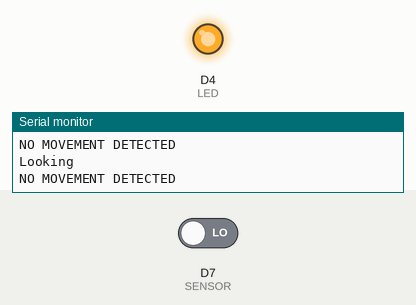
Recording of a sketch running on a simulated ESP8266 (NodeMCU). On the bench: output pins drawn as LEDs (lit = HIGH), the last lines printed to the serial monitor. The inputs (shaded band) are chosen by the test bench; at power-on: D7 (SENSOR) LOW. WiFi joins after 1.5 s; servers stay silent unless stated; uploads are accepted with an empty reply.

Above: at 11.2 s.
11.3 s: D7 (SENSOR) driven HIGH
At 12.7 s:
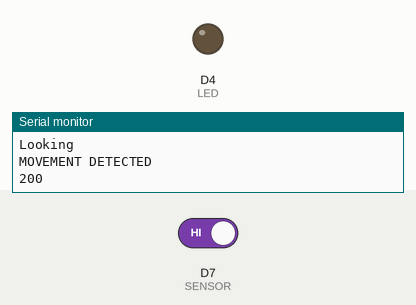
Timing chart, 0 to 14.3 s (numbered marks = the images above; inputs shaded):
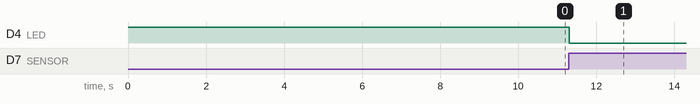

Measured:
- after the input at 11.3 s, D4 (LED): HIGH → LOW at once

The sketch:

hcsr501.ino
```cpp
#include <ESP8266WiFi.h>
#include <ESP8266HTTPClient.h>

const char *AREA = "livingroom";
const char *UNITNAME = "pir";

const char *SSID = "";
const char *PASSWORD = "";
const char *URL_WS = "";

#define LED D4
#define SENSOR D7

void setup()
{
  //LED set as output and SENSOR as input
  pinMode(LED, OUTPUT);
  pinMode(SENSOR, INPUT);

  //TURN OFF LED
  digitalWrite(LED, HIGH);

  Serial.begin(9600);
  Serial.println();
  Serial.print("Connecting to ");
  Serial.println(SSID);

  WiFi.begin(SSID, PASSWORD);
  WiFi.mode(WIFI_STA);

  while (WiFi.status() != WL_CONNECTED)
  {
    delay(10000);
    Serial.print(".");
  }
  Serial.println("");
  Serial.println("WiFi connected");
}

void loop()
{
  Serial.println("Looking");

  long state = digitalRead(SENSOR);
  if (state == HIGH)
  {
    //TURN ON LED
    digitalWrite(LED, LOW);
    Serial.println("MOVEMENT DETECTED");
    //SAVE DATA
    postData();
    delay(10000);
  }
  else
  {
    digitalWrite(LED, HIGH);
    Serial.println("NO MOVEMENT DETECTED");
    delay(100);
  }
}

void postData()
{
  HTTPClient http;
  http.begin(String(URL_WS));
  http.addHeader("Content-Type", "application/json");

  int httpCode1 = http.POST("[{'Unitname':'" + String(UNITNAME) + "','Description':'" + String(AREA) + "','Value':'0'}]");
  String payload1 = http.getString();

  Serial.println(httpCode1);
  Serial.println(payload1);

  http.end();
}
```
